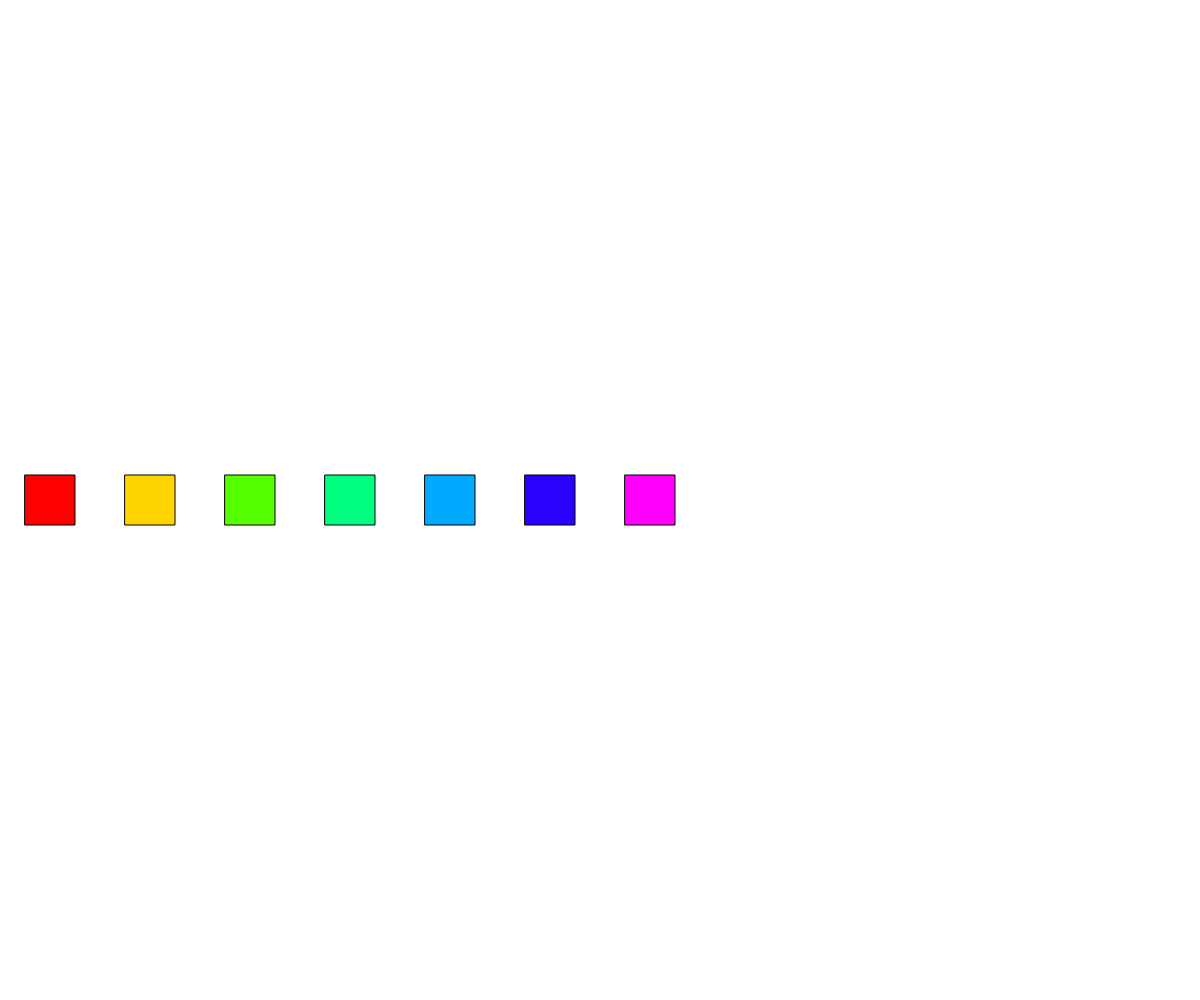
Frame 1 (no input)
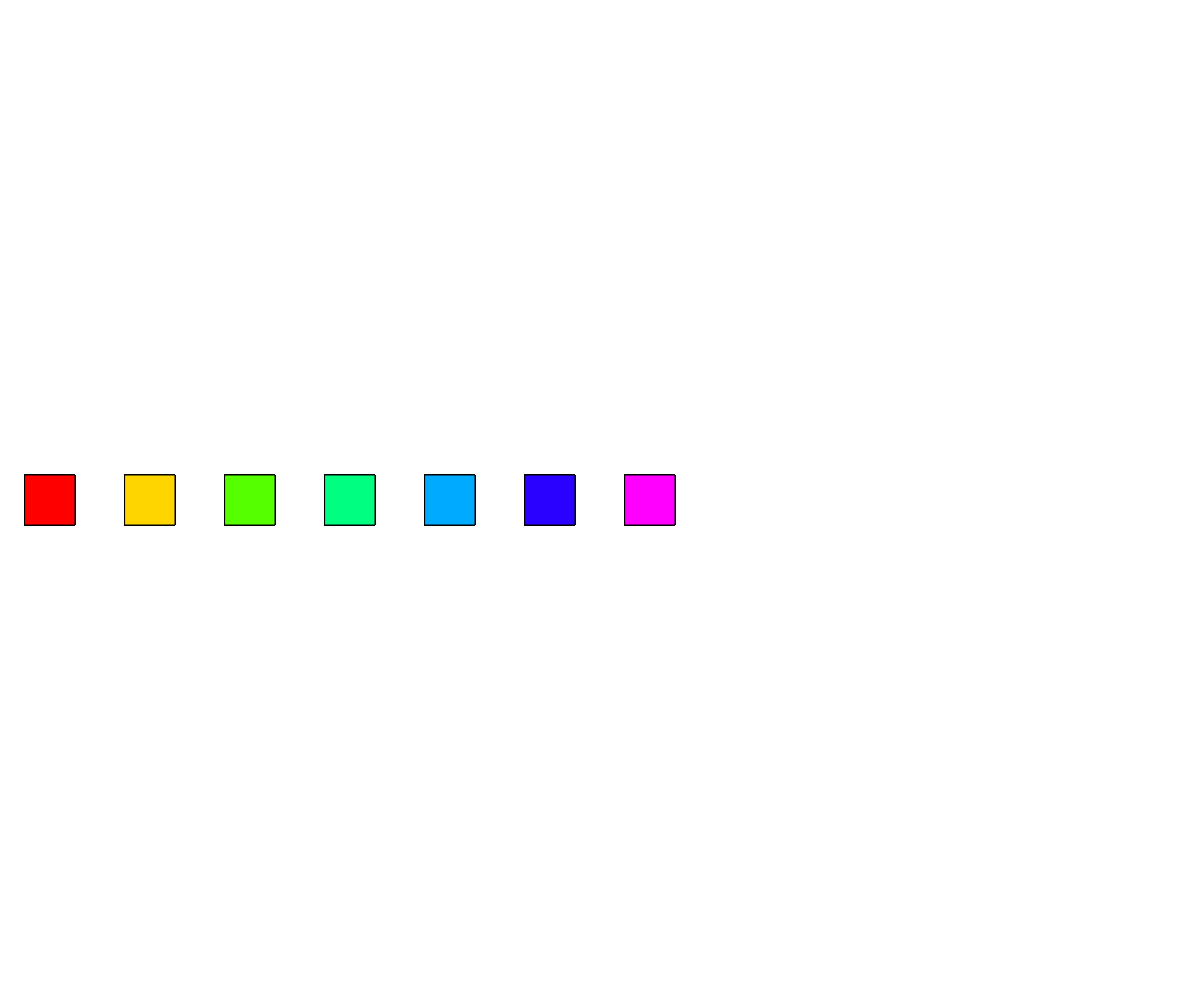
Frame 60 (no input)
Frame 120 (the mouse pressed at the canvas centre since frame 60): identical to frame 60, image omitted

The p5.js sketch that drew these frames (run headless with seeded random() and noise() and a simulated clock; from frame 60 on, the mouse is pressed at the canvas centre):

// p5.js sketch
// ── sketch.js
// Analgous color pallette
function setup() {
  createCanvas(windowWidth, windowHeight);
  rectMode(CENTER);
  colorMode(HSB, 360, 100, 100);
}

function draw() {
  for(var i=0; i<7; i++) {
    fill(i*50, 100, 100);
    rect(i* 100+50, height/2, 50, 50);
  }
}
